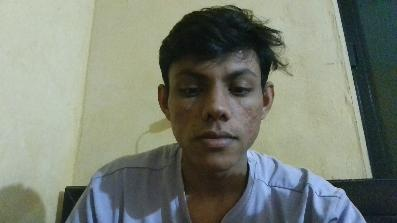
#> input picture known_faces/DARSH SOLANKI.jpg, 397 x 223 px
$ python -i 3_attendance_system.py   (imports and definitions only)
#> lines starting #> are read from the running program, lines starting #| are printed output that depends on the picture
"""
3_attendance_system.py
------------------------
Advanced-tier: real-time face RECOGNITION + automatic attendance logging.

Prerequisite: run 2_enroll_faces.py first to generate encodings.pkl from
photos in known_faces/.

What it does:
- Opens the webcam
- Detects faces each frame and compares them against known encodings
- Draws a box + name label around recognized faces ("Unknown" if no match)
- Logs each person's first appearance of the day to attendance.csv
  (won't spam duplicate rows if they stay in frame)

Run:
    python 3_attendance_system.py

Press 'q' to quit.
"""

import os
import csv
import pickle
from datetime import datetime
import numpy as np
import cv2

try:
    import face_recognition
    HAS_FACE_RECOGNITION = True
except ImportError:
    HAS_FACE_RECOGNITION = False

ENCODINGS_FILE = "encodings.pkl"
ATTENDANCE_FILE = "attendance.csv"
TOLERANCE = 0.6          # lower = stricter match (0.6 is face_recognition's default)
FRAME_RESIZE_SCALE = 0.25  # shrink frame for faster processing, then scale boxes back up


def detect_and_encode(frame_bgr):
    """Returns face locations (top, right, bottom, left) and encodings."""
    if HAS_FACE_RECOGNITION:
        small_frame = cv2.resize(frame_bgr, (0, 0), fx=FRAME_RESIZE_SCALE, fy=FRAME_RESIZE_SCALE)
        rgb_small = cv2.cvtColor(small_frame, cv2.COLOR_BGR2RGB)
        locations = face_recognition.face_locations(rgb_small)
        encodings = face_recognition.face_encodings(rgb_small, locations)
        return locations, encodings
    else:
        cascade_path = os.path.join(os.path.dirname(__file__), "haarcascade_frontalface_default.xml")
        if os.path.exists(cascade_path):
            face_cascade = cv2.CascadeClassifier(cascade_path)
        elif hasattr(cv2, "data") and hasattr(cv2.data, "haarcascades"):
            face_cascade = cv2.CascadeClassifier(cv2.data.haarcascades + "haarcascade_frontalface_default.xml")
        else:
            face_cascade = cv2.CascadeClassifier("haarcascade_frontalface_default.xml")
        faces = face_cascade.detectMultiScale(gray, scaleFactor=1.1, minNeighbors=5, minSize=(50, 50))
        locations = []
        encodings = []
        for (x, y, w, h) in faces:
            # Scale coordinates into small_frame coordinates so scaling logic below stays identical
            top = int(y * FRAME_RESIZE_SCALE)
            bottom = int((y + h) * FRAME_RESIZE_SCALE)
            left = int(x * FRAME_RESIZE_SCALE)
            right = int((x + w) * FRAME_RESIZE_SCALE)
            locations.append((top, right, bottom, left))

            face_roi = cv2.resize(gray[y:y+h, x:x+w], (64, 64))
            hist = cv2.calcHist([face_roi], [0], None, [128], [0, 256]).flatten()
            norm = np.linalg.norm(hist)
            if norm > 0:
                hist = hist / norm
            encodings.append(hist)
        return locations, encodings


# [115 lines left out: functions match_face, load_encodings, ensure_attendance_file, already_marked_today, mark_attendance, main, not called in this run]


# [2 lines not run here, left out]

>>> import cv2
>>> picture = cv2.imread('known_faces/DARSH SOLANKI.jpg')
#> picture is the input picture: shape (223, 397, 3); mean B, G, R 116.1, 128.2, 122
>>> result = detect_and_encode(picture)
#> in detect_and_encode, `small_frame = cv2.resize(frame_bgr, (0, 0), fx=FRAME_RESIZE_SCALE, fy=..`:
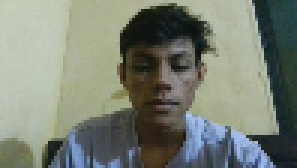
#> small_frame: shape (56, 99, 3) (shown 3 times larger); mean B, G, R 116.5, 128.5, 122.3
#> (the run stopped early here; a loop or call above may not have finished)
